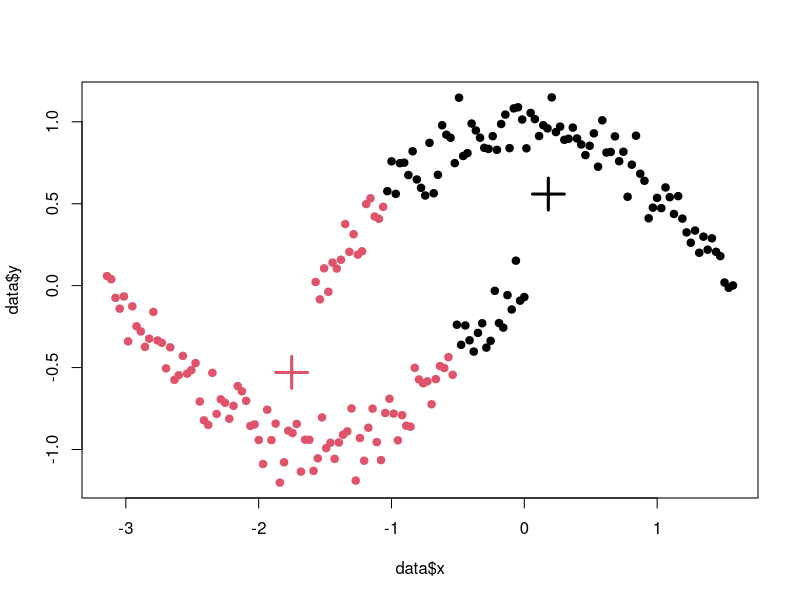

Source code (R):
#kmean clustering
#download.file("https://spark-public.s3.amazonaws.com/dataanalysis/quiz3question4.csv", "q4.csv", method="curl")
data <- read.csv("q4.csv")
#par(mar=rep(0.2,4))
data$X = NULL  

kmeansObj <- kmeans(data,centers=2)
plot(data$x,data$y, cex=1, pch=19, col=kmeansObj$cluster)
points(kmeansObj$centers,col=1:2,pch=3,cex=3,lwd=3)